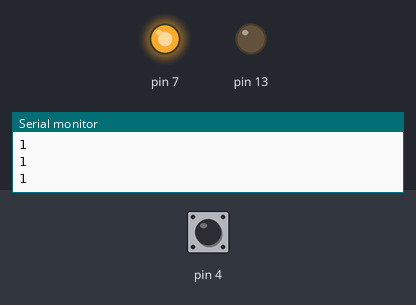
Simulated run of this sketch. Board: Arduino Uno, built with avr-gcc and run on an emulated ATmega328P. Parts: output pins drawn as LEDs (lit = HIGH), the last lines printed to the serial monitor. Inputs (shaded band) come from the test bench; at power-on: pin 4 HIGH.

Above: at 1.2 s.
1.3 s: pin 4 pulled LOW for 0.15 s
At 1.38 s:
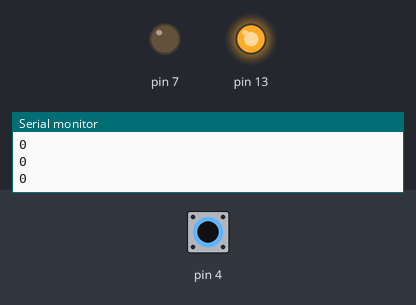
2.9 s: pin 4 pulled LOW for 3.2 s
At 6.6 s:
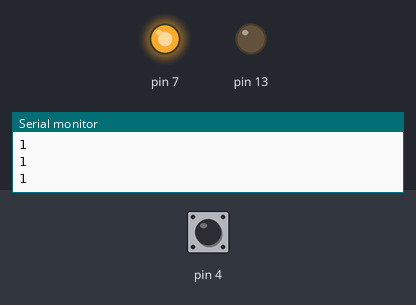
Timing chart, 0 to 8.1 s (numbered marks = the images above; inputs shaded):
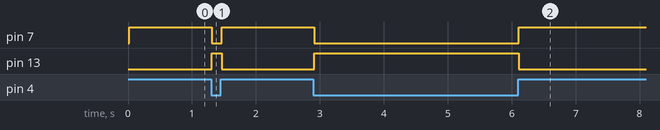

Measured:
- after the input at 1.3 s, pin 7: HIGH → LOW at once, → HIGH 0.16 s later; pin 13: LOW → HIGH at once, → LOW 0.16 s later
- after the input at 2.9 s, pin 7: HIGH → LOW at once, → HIGH 3.2 s later; pin 13: LOW → HIGH at once, → LOW 3.2 s later

The sketch:

basic.ino
```cpp
void setup() {
  // put your setup code here, to run once:
  pinMode(13, OUTPUT);
  pinMode(7, OUTPUT);
  pinMode(4, INPUT_PULLUP);


  Serial.begin(9600);
}

void loop() {
  // put your main code here, to run repeatedly:
//    digitalWrite(13,HIGH);
//    delay(1000);
//
//    digitalWrite(13,LOW);
//    delay(1000);

  Serial.println(digitalRead(4));
  delay(20);

  if (digitalRead(4) == 1) {
    digitalWrite(13,LOW);
    digitalWrite(7,HIGH);
  }
  else {
    digitalWrite(13,HIGH);
    digitalWrite(7,LOW);
  }

}
```
